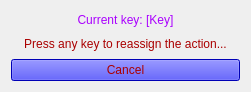
<?xml version="1.0" encoding="UTF-8"?>
<ui version="4.0">
 <class>SetKeyDialog</class>
 <widget class="QDialog" name="SetKeyDialog">
  <property name="geometry">
   <rect>
    <x>0</x>
    <y>0</y>
    <width>251</width>
    <height>92</height>
   </rect>
  </property>
  <property name="windowTitle">
   <string>Set Key: Action</string>
  </property>
  <property name="styleSheet">
   <string notr="true">background-image: url(:/Images/images/Celestial.png);</string>
  </property>
  <layout class="QVBoxLayout" name="verticalLayout">
   <item>
    <widget class="QLabel" name="currentKeyLabel">
     <property name="styleSheet">
      <string notr="true">color: rgb(170, 0, 255);
font: 16pt &quot;Cooper Black&quot;;</string>
     </property>
     <property name="text">
      <string>Current key: [Key]</string>
     </property>
     <property name="alignment">
      <set>Qt::AlignmentFlag::AlignCenter</set>
     </property>
    </widget>
   </item>
   <item>
    <widget class="QLabel" name="instructionLabel">
     <property name="styleSheet">
      <string notr="true">color: rgb(170, 0, 0);
font: 900 9pt &quot;Segoe UI&quot;;</string>
     </property>
     <property name="text">
      <string>Press any key to reassign the action...</string>
     </property>
     <property name="alignment">
      <set>Qt::AlignmentFlag::AlignCenter</set>
     </property>
    </widget>
   </item>
   <item>
    <widget class="QPushButton" name="cancelButton">
     <property name="focusPolicy">
      <enum>Qt::FocusPolicy::NoFocus</enum>
     </property>
     <property name="contextMenuPolicy">
      <enum>Qt::ContextMenuPolicy::NoContextMenu</enum>
     </property>
     <property name="styleSheet">
      <string notr="true">color: rgb(170, 0, 0);
background-color: rgb(0, 0, 255);</string>
     </property>
     <property name="text">
      <string>Cancel</string>
     </property>
    </widget>
   </item>
  </layout>
 </widget>
 <resources/>
 <connections/>
</ui>
